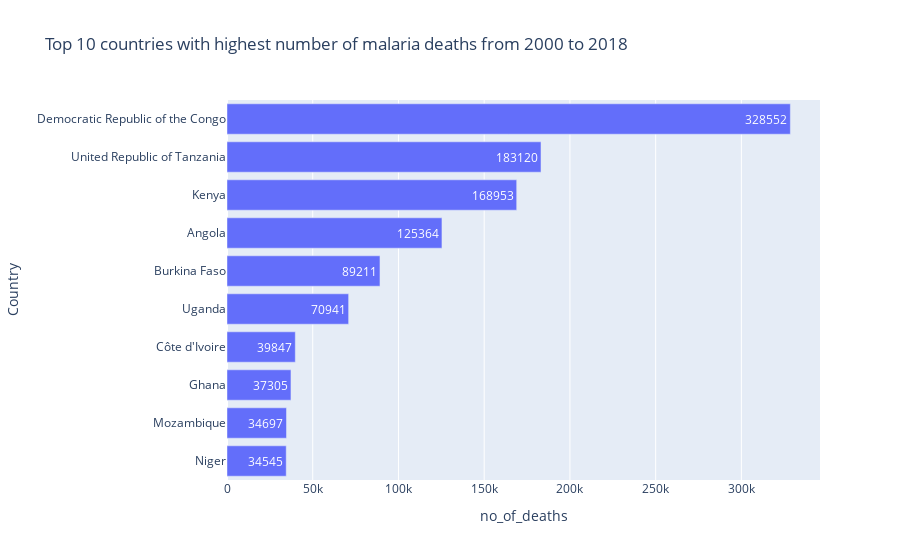

The code cell stored with this chart in its notebook:
### Code cell
fig = px.bar(countries.sort_values('no_of_deaths',ascending=False)[:10][::-1],
                                  x='no_of_deaths',y='Country',text='no_of_deaths',
                                   title='Top 10 countries with highest number of malaria deaths from 2000 to 2018')
fig.show()

### Figure 1 — Plotly figure (JSON) as saved in the notebook; plotly's stock layout.template omitted (floating-point values rounded to 4 significant figures)
{"data": [{"alignmentgroup": "True", "hovertemplate": "no_of_deaths=%{text}<br>Country=%{y}<extra></extra>", "legendgroup": "", "marker": {"color": "#636efa", "pattern": {"shape": ""}}, "name": "", "offsetgroup": "", "orientation": "h", "showlegend": false, "text": [34545, 34697, 37305, 39847, 70941, 89211, 125364, 168953, 183120, 328552], "textposition": "auto", "type": "bar", "x": [34545, 34697, 37305, 39847, 70941, 89211, 125364, 168953, 183120, 328552], "xaxis": "x", "y": ["Niger", "Mozambique", "Ghana", "Côte d'Ivoire", "Uganda", "Burkina Faso", "Angola", "Kenya", "United Republic of Tanzania", "Democratic Republic of the Congo"], "yaxis": "y"}], "layout": {"barmode": "relative", "legend": {"tracegroupgap": 0}, "title": {"text": "Top 10 countries with highest number of malaria deaths from 2000 to 2018"}, "xaxis": {"anchor": "y", "domain": [0, 1], "title": {"text": "no_of_deaths"}}, "yaxis": {"anchor": "x", "domain": [0, 1], "title": {"text": "Country"}}}}
